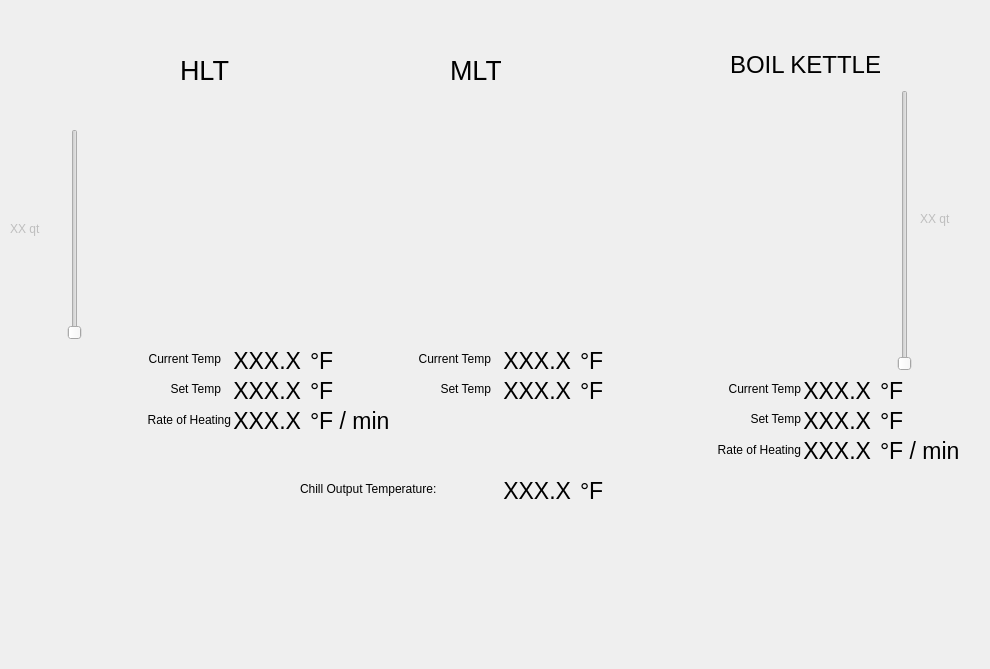
    <widget class="QWidget" name="tab">
     <attribute name="title">
      <string>MAIN</string>
     </attribute>
     <widget class="QLabel" name="label_10">
      <property name="geometry">
       <rect>
        <x>100</x>
        <y>130</y>
        <width>231</width>
        <height>211</height>
       </rect>
      </property>
      <property name="text">
       <string/>
      </property>
      <property name="pixmap">
       <pixmap>cooler.jpg</pixmap>
      </property>
     </widget>
     <widget class="QLabel" name="label_11">
      <property name="geometry">
       <rect>
        <x>180</x>
        <y>50</y>
        <width>51</width>
        <height>41</height>
       </rect>
      </property>
      <property name="font">
       <font>
        <pointsize>18</pointsize>
       </font>
      </property>
      <property name="text">
       <string>&lt;html&gt;&lt;head/&gt;&lt;body&gt;&lt;p&gt;&lt;span style=&quot; font-size:20pt;&quot;&gt;HLT&lt;/span&gt;&lt;/p&gt;&lt;/body&gt;&lt;/html&gt;</string>
      </property>
     </widget>
     <widget class="QLabel" name="label_13">
      <property name="geometry">
       <rect>
        <x>450</x>
        <y>50</y>
        <width>51</width>
        <height>41</height>
       </rect>
      </property>
      <property name="text">
       <string>&lt;html&gt;&lt;head/&gt;&lt;body&gt;&lt;p&gt;&lt;span style=&quot; font-size:20pt;&quot;&gt;MLT&lt;/span&gt;&lt;/p&gt;&lt;/body&gt;&lt;/html&gt;</string>
      </property>
     </widget>
     <widget class="QLabel" name="label_14">
      <property name="geometry">
       <rect>
        <x>710</x>
        <y>90</y>
        <width>171</width>
        <height>281</height>
       </rect>
      </property>
      <property name="text">
       <string/>
      </property>
      <property name="pixmap">
       <pixmap>keggle.jpeg</pixmap>
      </property>
     </widget>
     <widget class="QLabel" name="label_15">
      <property name="geometry">
       <rect>
        <x>730</x>
        <y>50</y>
        <width>151</width>
        <height>31</height>
       </rect>
      </property>
      <property name="text">
       <string>&lt;html&gt;&lt;head/&gt;&lt;body&gt;&lt;p&gt;&lt;span style=&quot; font-size:18pt;&quot;&gt;BOIL KETTLE&lt;/span&gt;&lt;/p&gt;&lt;/body&gt;&lt;/html&gt;</string>
      </property>
     </widget>
     <widget class="QLabel" name="label_25">
      <property name="geometry">
       <rect>
        <x>370</x>
        <y>130</y>
        <width>231</width>
        <height>211</height>
       </rect>
      </property>
      <property name="text">
       <string/>
      </property>
      <property name="pixmap">
       <pixmap>cooler.jpg</pixmap>
      </property>
     </widget>
     <widget class="QLabel" name="label_22">
      <property name="geometry">
       <rect>
        <x>120</x>
        <y>350</y>
        <width>101</width>
        <height>17</height>
       </rect>
      </property>
      <property name="text">
       <string>Current Temp</string>
      </property>
      <property name="alignment">
       <set>Qt::AlignRight|Qt::AlignTrailing|Qt::AlignVCenter</set>
      </property>
     </widget>
     <widget class="QLabel" name="label_28">
      <property name="geometry">
       <rect>
        <x>120</x>
        <y>380</y>
        <width>101</width>
        <height>17</height>
       </rect>
      </property>
      <property name="text">
       <string>Set Temp</string>
      </property>
      <property name="alignment">
       <set>Qt::AlignRight|Qt::AlignTrailing|Qt::AlignVCenter</set>
      </property>
     </widget>
     <widget class="QSlider" name="VS_HLT_Volume_Main">
      <property name="enabled">
       <bool>false</bool>
      </property>
      <property name="geometry">
       <rect>
        <x>60</x>
        <y>129</y>
        <width>29</width>
        <height>211</height>
       </rect>
      </property>
      <property name="maximum">
       <number>9</number>
      </property>
      <property name="orientation">
       <enum>Qt::Vertical</enum>
      </property>
     </widget>
     <widget class="QSlider" name="VS_BK_Volume_Main">
      <property name="enabled">
       <bool>false</bool>
      </property>
      <property name="geometry">
       <rect>
        <x>890</x>
        <y>90</y>
        <width>29</width>
        <height>281</height>
       </rect>
      </property>
      <property name="maximum">
       <number>14</number>
      </property>
      <property name="orientation">
       <enum>Qt::Vertical</enum>
      </property>
     </widget>
     <widget class="QLabel" name="L_HLT_Volume_Main">
      <property name="enabled">
       <bool>false</bool>
      </property>
      <property name="geometry">
       <rect>
        <x>10</x>
        <y>220</y>
        <width>51</width>
        <height>17</height>
       </rect>
      </property>
      <property name="text">
       <string>XX qt</string>
      </property>
     </widget>
     <widget class="QLabel" name="L_BK_Volume_Main">
      <property name="enabled">
       <bool>false</bool>
      </property>
      <property name="geometry">
       <rect>
        <x>920</x>
        <y>210</y>
        <width>61</width>
        <height>17</height>
       </rect>
      </property>
      <property name="text">
       <string>XX qt</string>
      </property>
     </widget>
     <widget class="QLabel" name="L_HLT_CurrentTemp_Main">
      <property name="geometry">
       <rect>
        <x>220</x>
        <y>340</y>
        <width>81</width>
        <height>41</height>
       </rect>
      </property>
      <property name="font">
       <font>
        <pointsize>17</pointsize>
       </font>
      </property>
      <property name="text">
       <string>XXX.X</string>
      </property>
      <property name="textFormat">
       <enum>Qt::AutoText</enum>
      </property>
      <property name="alignment">
       <set>Qt::AlignRight|Qt::AlignTrailing|Qt::AlignVCenter</set>
      </property>
     </widget>
     <widget class="QLabel" name="L_HLT_SetTemp_Main">
      <property name="geometry">
       <rect>
        <x>220</x>
        <y>370</y>
        <width>81</width>
        <height>41</height>
       </rect>
      </property>
      <property name="font">
       <font>
        <pointsize>17</pointsize>
       </font>
      </property>
      <property name="text">
       <string>XXX.X</string>
      </property>
      <property name="textFormat">
       <enum>Qt::AutoText</enum>
      </property>
      <property name="alignment">
       <set>Qt::AlignRight|Qt::AlignTrailing|Qt::AlignVCenter</set>
      </property>
     </widget>
     <widget class="QLabel" name="label_29">
      <property name="geometry">
       <rect>
        <x>390</x>
        <y>380</y>
        <width>101</width>
        <height>17</height>
       </rect>
      </property>
      <property name="text">
       <string>Set Temp</string>
      </property>
      <property name="alignment">
       <set>Qt::AlignRight|Qt::AlignTrailing|Qt::AlignVCenter</set>
      </property>
     </widget>
     <widget class="QLabel" name="L_MLT_SetTemp_Main">
      <property name="geometry">
       <rect>
        <x>490</x>
        <y>370</y>
        <width>81</width>
        <height>41</height>
       </rect>
      </property>
      <property name="font">
       <font>
        <pointsize>17</pointsize>
       </font>
      </property>
      <property name="text">
       <string>XXX.X</string>
      </property>
      <property name="textFormat">
       <enum>Qt::AutoText</enum>
      </property>
      <property name="alignment">
       <set>Qt::AlignRight|Qt::AlignTrailing|Qt::AlignVCenter</set>
      </property>
     </widget>
     <widget class="QLabel" name="L_MLT_CurrentTemp_Main">
      <property name="geometry">
       <rect>
        <x>490</x>
        <y>340</y>
        <width>81</width>
        <height>41</height>
       </rect>
      </property>
      <property name="font">
       <font>
        <pointsize>17</pointsize>
       </font>
      </property>
      <property name="text">
       <string>XXX.X</string>
      </property>
      <property name="textFormat">
       <enum>Qt::AutoText</enum>
      </property>
      <property name="alignment">
       <set>Qt::AlignRight|Qt::AlignTrailing|Qt::AlignVCenter</set>
      </property>
     </widget>
     <widget class="QLabel" name="label_26">
      <property name="geometry">
       <rect>
        <x>390</x>
        <y>350</y>
        <width>101</width>
        <height>17</height>
       </rect>
      </property>
      <property name="text">
       <string>Current Temp</string>
      </property>
      <property name="alignment">
       <set>Qt::AlignRight|Qt::AlignTrailing|Qt::AlignVCenter</set>
      </property>
     </widget>
     <widget class="QLabel" name="label_30">
      <property name="enabled">
       <bool>true</bool>
      </property>
      <property name="geometry">
       <rect>
        <x>700</x>
        <y>410</y>
        <width>101</width>
        <height>17</height>
       </rect>
      </property>
      <property name="text">
       <string>Set Temp</string>
      </property>
      <property name="alignment">
       <set>Qt::AlignRight|Qt::AlignTrailing|Qt::AlignVCenter</set>
      </property>
     </widget>
     <widget class="QLabel" name="L_BK_SetTemp_Main">
      <property name="enabled">
       <bool>true</bool>
      </property>
      <property name="geometry">
       <rect>
        <x>800</x>
        <y>400</y>
        <width>71</width>
        <height>41</height>
       </rect>
      </property>
      <property name="font">
       <font>
        <pointsize>17</pointsize>
       </font>
      </property>
      <property name="text">
       <string>XXX.X</string>
      </property>
      <property name="textFormat">
       <enum>Qt::AutoText</enum>
      </property>
      <property name="alignment">
       <set>Qt::AlignRight|Qt::AlignTrailing|Qt::AlignVCenter</set>
      </property>
     </widget>
     <widget class="QLabel" name="L_BK_CurrentTemp_Main">
      <property name="geometry">
       <rect>
        <x>800</x>
        <y>370</y>
        <width>71</width>
        <height>41</height>
       </rect>
      </property>
      <property name="font">
       <font>
        <pointsize>17</pointsize>
       </font>
      </property>
      <property name="text">
       <string>XXX.X</string>
      </property>
      <property name="textFormat">
       <enum>Qt::AutoText</enum>
      </property>
      <property name="alignment">
       <set>Qt::AlignRight|Qt::AlignTrailing|Qt::AlignVCenter</set>
      </property>
     </widget>
     <widget class="QLabel" name="label_27">
      <property name="geometry">
       <rect>
        <x>700</x>
        <y>380</y>
        <width>101</width>
        <height>17</height>
       </rect>
      </property>
      <property name="text">
       <string>Current Temp</string>
      </property>
      <property name="alignment">
       <set>Qt::AlignRight|Qt::AlignTrailing|Qt::AlignVCenter</set>
      </property>
     </widget>
     <widget class="QLabel" name="label_110">
      <property name="geometry">
       <rect>
        <x>300</x>
        <y>480</y>
        <width>191</width>
        <height>17</height>
       </rect>
      </property>
      <property name="text">
       <string>Chill Output Temperature:</string>
      </property>
     </widget>
     <widget class="QLabel" name="L_Chill_Temp_Main">
      <property name="geometry">
       <rect>
        <x>490</x>
        <y>470</y>
        <width>81</width>
        <height>41</height>
       </rect>
      </property>
      <property name="font">
       <font>
        <pointsize>17</pointsize>
       </font>
      </property>
      <property name="text">
       <string>XXX.X</string>
      </property>
      <property name="textFormat">
       <enum>Qt::AutoText</enum>
      </property>
      <property name="alignment">
       <set>Qt::AlignRight|Qt::AlignTrailing|Qt::AlignVCenter</set>
      </property>
     </widget>
     <widget class="QLabel" name="L_Main_2">
      <property name="geometry">
       <rect>
        <x>310</x>
        <y>340</y>
        <width>31</width>
        <height>41</height>
       </rect>
      </property>
      <property name="font">
       <font>
        <pointsize>17</pointsize>
       </font>
      </property>
      <property name="text">
       <string>°F</string>
      </property>
      <property name="textFormat">
       <enum>Qt::AutoText</enum>
      </property>
     </widget>
     <widget class="QLabel" name="L_Main_3">
      <property name="geometry">
       <rect>
        <x>310</x>
        <y>370</y>
        <width>31</width>
        <height>41</height>
       </rect>
      </property>
      <property name="font">
       <font>
        <pointsize>17</pointsize>
       </font>
      </property>
      <property name="text">
       <string>°F</string>
      </property>
      <property name="textFormat">
       <enum>Qt::AutoText</enum>
      </property>
     </widget>
     <widget class="QLabel" name="L_Main_4">
      <property name="geometry">
       <rect>
        <x>580</x>
        <y>340</y>
        <width>31</width>
        <height>41</height>
       </rect>
      </property>
      <property name="font">
       <font>
        <pointsize>17</pointsize>
       </font>
      </property>
      <property name="text">
       <string>°F</string>
      </property>
      <property name="textFormat">
       <enum>Qt::AutoText</enum>
      </property>
     </widget>
     <widget class="QLabel" name="L_Main_5">
      <property name="geometry">
       <rect>
        <x>580</x>
        <y>370</y>
        <width>31</width>
        <height>41</height>
       </rect>
      </property>
      <property name="font">
       <font>
        <pointsize>17</pointsize>
       </font>
      </property>
      <property name="text">
       <string>°F</string>
      </property>
      <property name="textFormat">
       <enum>Qt::AutoText</enum>
      </property>
     </widget>
     <widget class="QLabel" name="L_Main_6">
      <property name="geometry">
       <rect>
        <x>880</x>
        <y>370</y>
        <width>31</width>
        <height>41</height>
       </rect>
      </property>
      <property name="font">
       <font>
        <pointsize>17</pointsize>
       </font>
      </property>
      <property name="text">
       <string>°F</string>
      </property>
      <property name="textFormat">
       <enum>Qt::AutoText</enum>
      </property>
     </widget>
     <widget class="QLabel" name="L_Main_7">
      <property name="enabled">
       <bool>true</bool>
      </property>
      <property name="geometry">
       <rect>
        <x>880</x>
        <y>400</y>
        <width>31</width>
        <height>41</height>
       </rect>
      </property>
      <property name="font">
       <font>
        <pointsize>17</pointsize>
       </font>
      </property>
      <property name="text">
       <string>°F</string>
      </property>
      <property name="textFormat">
       <enum>Qt::AutoText</enum>
      </property>
     </widget>
     <widget class="QLabel" name="L_Main_8">
      <property name="geometry">
       <rect>
        <x>580</x>
        <y>470</y>
        <width>31</width>
        <height>41</height>
       </rect>
      </property>
      <property name="font">
       <font>
        <pointsize>17</pointsize>
       </font>
      </property>
      <property name="text">
       <string>°F</string>
      </property>
      <property name="textFormat">
       <enum>Qt::AutoText</enum>
      </property>
     </widget>
     <widget class="QLabel" name="label_16">
      <property name="geometry">
       <rect>
        <x>40</x>
        <y>560</y>
        <width>900</width>
        <height>100</height>
       </rect>
      </property>
      <property name="text">
       <string/>
      </property>
      <property name="pixmap">
       <pixmap>logo.png</pixmap>
      </property>
     </widget>
     <widget class="QLabel" name="L_BK_RateOfHeat_Main">
      <property name="enabled">
       <bool>true</bool>
      </property>
      <property name="geometry">
       <rect>
        <x>800</x>
        <y>430</y>
        <width>71</width>
        <height>41</height>
       </rect>
      </property>
      <property name="font">
       <font>
        <pointsize>17</pointsize>
       </font>
      </property>
      <property name="text">
       <string>XXX.X</string>
      </property>
      <property name="textFormat">
       <enum>Qt::AutoText</enum>
      </property>
      <property name="alignment">
       <set>Qt::AlignRight|Qt::AlignTrailing|Qt::AlignVCenter</set>
      </property>
     </widget>
     <widget class="QLabel" name="L_Main_9">
      <property name="enabled">
       <bool>true</bool>
      </property>
      <property name="geometry">
       <rect>
        <x>880</x>
        <y>430</y>
        <width>101</width>
        <height>41</height>
       </rect>
      </property>
      <property name="font">
       <font>
        <pointsize>17</pointsize>
       </font>
      </property>
      <property name="text">
       <string>°F / min</string>
      </property>
      <property name="textFormat">
       <enum>Qt::AutoText</enum>
      </property>
     </widget>
     <widget class="QLabel" name="label_31">
      <property name="enabled">
       <bool>true</bool>
      </property>
      <property name="geometry">
       <rect>
        <x>690</x>
        <y>440</y>
        <width>111</width>
        <height>20</height>
       </rect>
      </property>
      <property name="text">
       <string>Rate of Heating</string>
      </property>
      <property name="alignment">
       <set>Qt::AlignRight|Qt::AlignTrailing|Qt::AlignVCenter</set>
      </property>
     </widget>
     <widget class="QLabel" name="L_HLT_RateOfHeat_Main">
      <property name="enabled">
       <bool>true</bool>
      </property>
      <property name="geometry">
       <rect>
        <x>230</x>
        <y>400</y>
        <width>71</width>
        <height>41</height>
       </rect>
      </property>
      <property name="font">
       <font>
        <pointsize>17</pointsize>
       </font>
      </property>
      <property name="text">
       <string>XXX.X</string>
      </property>
      <property name="textFormat">
       <enum>Qt::AutoText</enum>
      </property>
      <property name="alignment">
       <set>Qt::AlignRight|Qt::AlignTrailing|Qt::AlignVCenter</set>
      </property>
     </widget>
     <widget class="QLabel" name="L_Main_10">
      <property name="enabled">
       <bool>true</bool>
      </property>
      <property name="geometry">
       <rect>
        <x>310</x>
        <y>400</y>
        <width>101</width>
        <height>41</height>
       </rect>
      </property>
      <property name="font">
       <font>
        <pointsize>17</pointsize>
       </font>
      </property>
      <property name="text">
       <string>°F / min</string>
      </property>
      <property name="textFormat">
       <enum>Qt::AutoText</enum>
      </property>
     </widget>
     <widget class="QLabel" name="label_32">
      <property name="enabled">
       <bool>true</bool>
      </property>
      <property name="geometry">
       <rect>
        <x>120</x>
        <y>410</y>
        <width>111</width>
        <height>20</height>
       </rect>
      </property>
      <property name="text">
       <string>Rate of Heating</string>
      </property>
      <property name="alignment">
       <set>Qt::AlignRight|Qt::AlignTrailing|Qt::AlignVCenter</set>
      </property>
     </widget>
    </widget>
